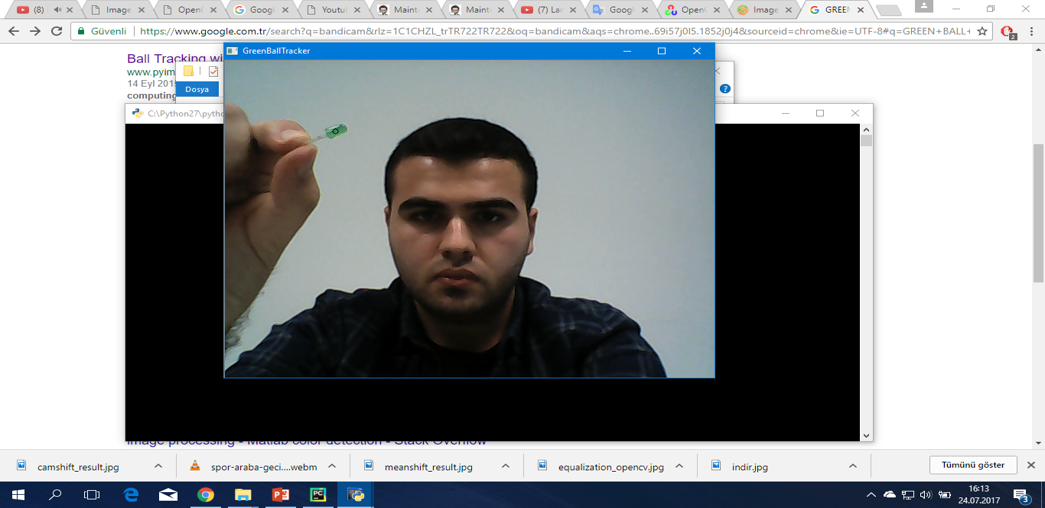
#> input picture Yeşil renkli nesne algılama uygulması/sonuc.png, 1045 x 508 px, given in place of the camera
$ python 'Yesil Renkli nesneleri algılama.py'   (Python 2 division)
#> lines starting #> are read from the running program, lines starting #| are printed output that depends on the picture; after the words box and inside, x2 and y2 are one past the last pixel; in counts of white or black regions, pixels touching at a corner belong together

from collections import deque
from imutils.video import VideoStream
import numpy as np
import argparse
import cv2
import imutils
import time


ap = argparse.ArgumentParser()
ap.add_argument("-v", "--video",
                help="path to the (optional) video file")
ap.add_argument("-b", "--buffer", type=int, default=64,
                help="max buffer size")
args = vars(ap.parse_args())

greenLower = (29, 86, 6)
greenUpper = (64, 255, 255)
pts = deque(maxlen=args["buffer"])

if not args.get("video", False):
	vs = VideoStream(src=0).start()

else:
	vs = cv2.VideoCapture(args["video"])

time.sleep(2.0)

while True:
    frame = vs.read()
#> frame is the input picture: shape (508, 1045, 3); mean B, G, R 144.9, 142.3, 138.5

    frame = frame[1] if args.get("video", False) else frame

    if frame is None:
        break


    frame = imutils.resize(frame, width=600)
#> frame: shape (291, 600, 3)
    blurred = cv2.GaussianBlur(frame, (11, 11), 0)
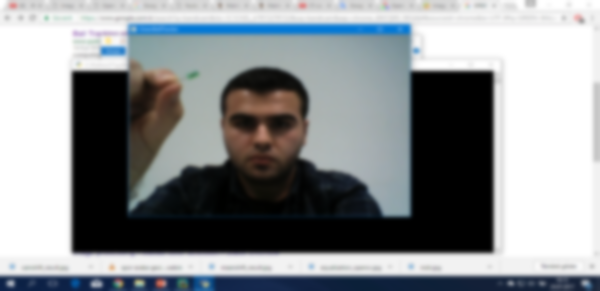
#> blurred: shape (291, 600, 3); mean B, G, R 144.9, 142.3, 138.5
    hsv = cv2.cvtColor(blurred, cv2.COLOR_BGR2HSV)
#> hsv: shape (291, 600, 3); mean H, S, V 38.6, 32.3, 147.5

    mask = cv2.inRange(hsv, greenLower, greenUpper)
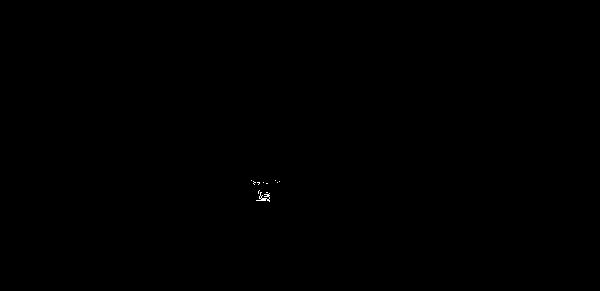
#> mask: shape (291, 600); 0.04% white in thin lines or dots, all inside (x1, y1, x2, y2) = (251, 180, 280, 202)
    mask = cv2.erode(mask, None, iterations=2)
#> mask: shape (291, 600); every value is 0
    mask = cv2.dilate(mask, None, iterations=2)

    cnts = cv2.findContours(mask.copy(), cv2.RETR_EXTERNAL,
		cv2.CHAIN_APPROX_SIMPLE)
#> cnts = 0 contours
	cnts = imutils.grab_contours(cnts)
#> cnts = []
	center = None
    if len(cnts) > 0:
        c = max(cnts, key=cv2.contourArea)
		((x, y), radius) = cv2.minEnclosingCircle(c)
		M = cv2.moments(c)
		center = (int(M["m10"] / M["m00"]), int(M["m01"] / M["m00"]))
        if radius > 10:
                cv2.circle(frame, (int(x), int(y)), int(radius),
				(0, 255, 255), 2)
			    cv2.circle(frame, center, 5, (0, 0, 255), -1)
    pts.appendleft(center)
    for i in range(1, len(pts)):
            if pts[i - 1] is None or pts[i] is None:
			    continue
            thickness = int(np.sqrt(args["buffer"] / float(i + 1)) * 2.5)
		    cv2.line(frame, pts[i - 1], pts[i], (0, 0, 255), thickness)
    cv2.imshow("Frame", frame)
	key = cv2.waitKey(1) & 0xFF
#> (key q is pressed here)
    if key == ord("q"):
		break
if not args.get("video", False):
	vs.stop()
else:
	vs.release()
cv2.destroyAllWindows()
